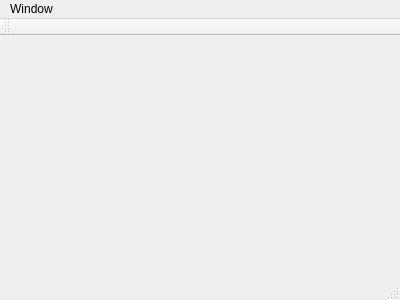
<?xml version="1.0" encoding="UTF-8"?>
<ui version="4.0">
 <class>MainWindow</class>
 <widget class="QMainWindow" name="MainWindow">
  <property name="geometry">
   <rect>
    <x>0</x>
    <y>0</y>
    <width>400</width>
    <height>300</height>
   </rect>
  </property>
  <property name="windowTitle">
   <string>MainWindow</string>
  </property>
  <widget class="QWidget" name="centralWidget"/>
  <widget class="QMenuBar" name="menuBar">
   <property name="geometry">
    <rect>
     <x>0</x>
     <y>0</y>
     <width>400</width>
     <height>22</height>
    </rect>
   </property>
   <widget class="QMenu" name="menuWindow">
    <property name="title">
     <string>Window</string>
    </property>
    <addaction name="actionDebug_Console"/>
   </widget>
   <addaction name="menuWindow"/>
  </widget>
  <widget class="QToolBar" name="mainToolBar">
   <attribute name="toolBarArea">
    <enum>TopToolBarArea</enum>
   </attribute>
   <attribute name="toolBarBreak">
    <bool>false</bool>
   </attribute>
  </widget>
  <widget class="QStatusBar" name="statusBar"/>
  <action name="actionDebug_Console">
   <property name="text">
    <string>Debug Console</string>
   </property>
  </action>
 </widget>
 <layoutdefault spacing="6" margin="11"/>
 <resources/>
 <connections/>
</ui>
